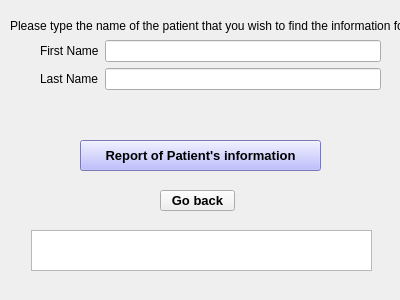
<?xml version="1.0" encoding="UTF-8"?>
<ui version="4.0">
 <class>QueryPatientWindow</class>
 <widget class="QWidget" name="QueryPatientWindow">
  <property name="geometry">
   <rect>
    <x>0</x>
    <y>0</y>
    <width>400</width>
    <height>300</height>
   </rect>
  </property>
  <property name="windowTitle">
   <string>Report</string>
  </property>
  <property name="autoFillBackground">
   <bool>true</bool>
  </property>
  <widget class="QPushButton" name="pushButton">
   <property name="geometry">
    <rect>
     <x>80</x>
     <y>140</y>
     <width>241</width>
     <height>31</height>
    </rect>
   </property>
   <property name="font">
    <font>
     <pointsize>10</pointsize>
     <weight>75</weight>
     <bold>true</bold>
    </font>
   </property>
   <property name="styleSheet">
    <string notr="true">background-color:rgb(170, 170, 255)</string>
   </property>
   <property name="text">
    <string>Report of Patient's information</string>
   </property>
  </widget>
  <widget class="QPushButton" name="pushButton_2">
   <property name="geometry">
    <rect>
     <x>160</x>
     <y>190</y>
     <width>75</width>
     <height>21</height>
    </rect>
   </property>
   <property name="font">
    <font>
     <pointsize>10</pointsize>
     <weight>75</weight>
     <bold>true</bold>
    </font>
   </property>
   <property name="text">
    <string>Go back</string>
   </property>
  </widget>
  <widget class="QLabel" name="label">
   <property name="geometry">
    <rect>
     <x>10</x>
     <y>0</y>
     <width>391</width>
     <height>51</height>
    </rect>
   </property>
   <property name="font">
    <font>
     <weight>50</weight>
     <bold>false</bold>
    </font>
   </property>
   <property name="text">
    <string>Please type the name of the patient that you wish to find the information for!</string>
   </property>
  </widget>
  <widget class="QWidget" name="formLayoutWidget">
   <property name="geometry">
    <rect>
     <x>40</x>
     <y>40</y>
     <width>341</width>
     <height>81</height>
    </rect>
   </property>
   <layout class="QFormLayout" name="formLayout">
    <item row="0" column="0">
     <widget class="QLabel" name="label_2">
      <property name="text">
       <string>First Name</string>
      </property>
     </widget>
    </item>
    <item row="0" column="1">
     <widget class="QLineEdit" name="lineEdit"/>
    </item>
    <item row="1" column="0">
     <widget class="QLabel" name="label_3">
      <property name="text">
       <string>Last Name</string>
      </property>
     </widget>
    </item>
    <item row="1" column="1">
     <widget class="QLineEdit" name="lineEdit_2"/>
    </item>
   </layout>
  </widget>
  <widget class="QTextBrowser" name="textBrowser">
   <property name="geometry">
    <rect>
     <x>31</x>
     <y>230</y>
     <width>341</width>
     <height>41</height>
    </rect>
   </property>
  </widget>
 </widget>
 <resources/>
 <connections/>
</ui>
